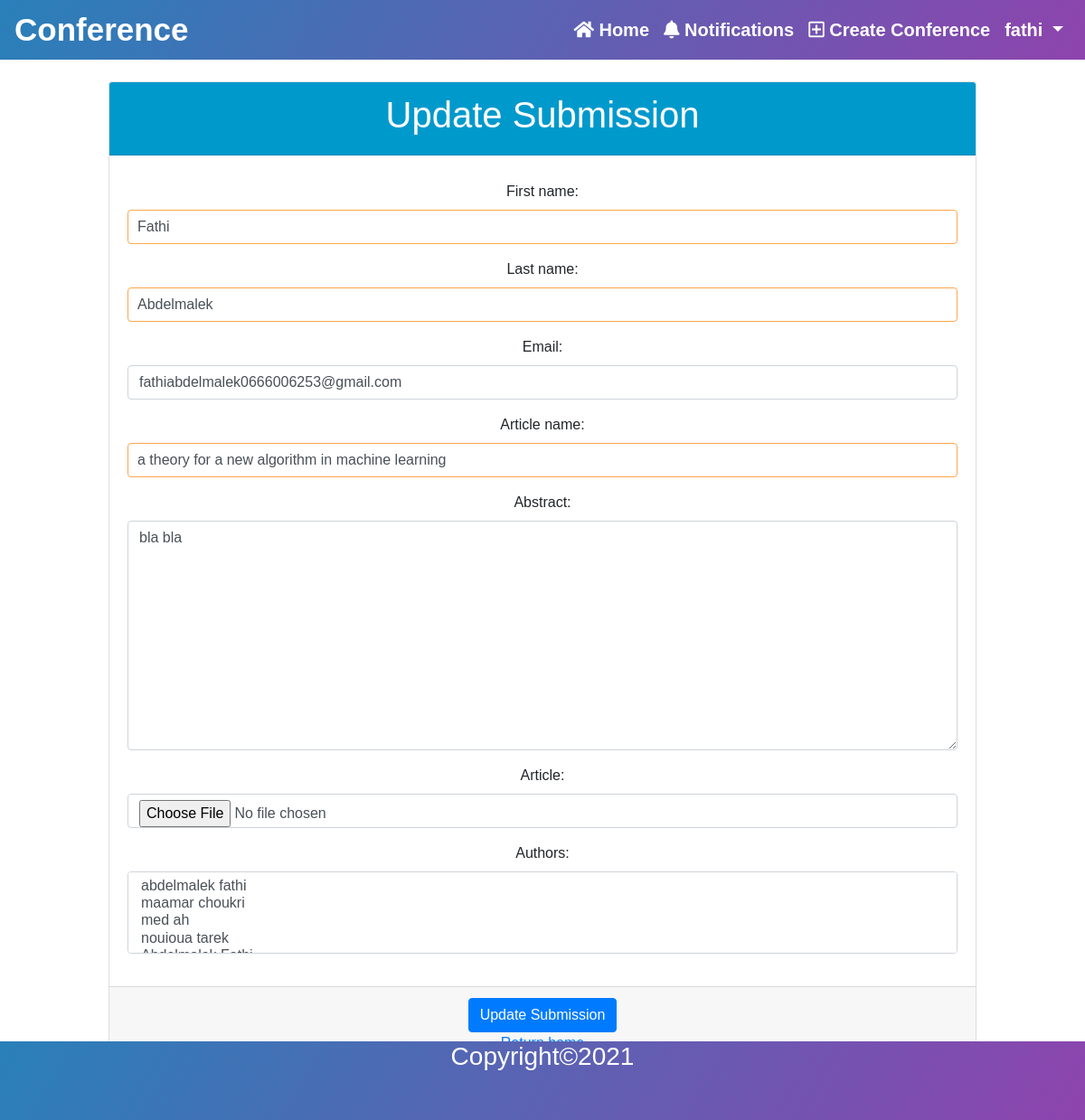
Page /submission/update/3/ (signed in) on the committed database.
### accounts/models.py (models this page shows, shortened)
class User(AbstractBaseUser):
    email = models.EmailField(verbose_name="email", max_length=254, unique=True)
    username = models.CharField(max_length=50, unique=True)
    first_name = models.CharField(max_length=20)
    last_name = models.CharField(max_length=20)
    date_joined = models.DateTimeField(verbose_name="join date", auto_now_add=True)
    last_login = models.DateTimeField(verbose_name="last login", auto_now=True)
    is_active = models.BooleanField(default=True)
    is_staff = models.BooleanField(default=False)
    is_admin = models.BooleanField(default=False)
    is_superuser = models.BooleanField(default=False)
    USERNAME_FIELD = 'email'
    REQUIRED_FIELDS = ['username', 'first_name', 'last_name']
    objects = UserManager()

### conferences/models.py (models this page shows, shortened)
class Submission(models.Model):
    STATUS = (
        (0, 'waiting'),
        (1, 'accepted'),
        (2, 'refused'),
        (3, 'confirmed'),
    )
    first_name = models.CharField(max_length=20)
    last_name = models.CharField(max_length=20)
    email = models.EmailField(verbose_name="email", max_length=254, unique=False)
    article_name = models.CharField(max_length=100)
    abstract = models.TextField(verbose_name='abstract')
    article = models.FileField(null=True, blank=True, upload_to='files')
    authors = models.ManyToManyField(Author, related_name='article_authors', null=True, blank=True)
    status = models.IntegerField(choices=STATUS, default=0)
    demand_date = models.DateTimeField(auto_now_add=True)
    user = models.ForeignKey(User, on_delete=models.CASCADE)
    conference = models.ForeignKey(Conference, on_delete=models.CASCADE)

### conferences/views.py (the view, shortened to what this page needs)
@method_decorator(login_required, name='dispatch')
class SubmissionUpdateView(generic.UpdateView):
    model = Submission
    form_class = SubmissionUpdateForm
    pk_url_kwarg = 'pk'

### conferences/forms.py
class SubmissionUpdateForm(forms.ModelForm):
    class Meta:
        model = Submission
        fields = ['first_name', 'last_name', 'email', 'article_name', 'abstract', 'article', 'authors']

### conferences/models.py (called while the page is built)
    def __str__(self):
        return self.last_name + " " + self.first_name

### conferences/templates/submissions/update.html (shortened to what this page needs)
{% extends 'base.html' %}
{% block content %}
    <div class="card text-center mt-4" style="margin: auto; width: 80%;">
        <form method="post" enctype="multipart/form-data">
            <div class="card-header" style="background-color: #0099cc; color: white;">
                <h1>Update Submission</h1>
            </div>
            {% include 'includes/form.html' %}
            <div class="card-footer text-muted">
                <button class="btn btn-primary">Update Submission</button>
            <div><a href="{% url 'home' %}">Return home</a></div>
            </div>
        </form>
    </div>
{% endblock %}

### templates/includes/nav.html (shortened to what this page needs)
<nav class="navbar navbar-expand-lg navbar-light sticky-top" >
    <a href="{% url 'home' %}"id="home">Conference</a>
    <div class="collapse navbar-collapse" id="navbarNavDropdown">
        <ul class="navbar-nav ml-auto ">
            <li class="nav-item ">
                <a href="{% url 'home' %}" class="nav-link">
                    <i class="fa fa-home"></i> Home
                </a>
            </li>
            {% if user.is_authenticated %}
                <li class="nav-item " >
                    <a href="{% url 'notifications' %}" class="nav-link "  >
                        <i class="fas fa-bell"></i> Notifications
                    </a>
                </li>
                <li class="nav-item ">
                    <a href="{% url 'conference_create' %}" class="nav-link" >
                        <i class="far fa-plus-square"></i> Create Conference
                    </a>
                </li>
                <div class="dropdown" >
                    <li class="nav-item " >
                        <a href="#" class=" nav-link  dropdown-toggle"
                           role="button" id="dropdownMenuLink"
                           data-toggle="dropdown" aria-haspopup="true" aria-expanded="false" >
                            {{user.username}}
                        </a>
                    </li>
                </div>
            {% endif %}
        </ul>
    </div>
</nav>

### templates/includes/form.html (shortened to what this page needs)
{% load widget_tweaks %}
<div class="card-body">
    {% for field in form %}
        <div class="form-group">
            {{ field.label_tag }}
            {% if form.is_bound %}
                {% if field.errors %}
                    {% render_field field class="form-control is-invalid" %}
                    {% for error in field.errors %}
                        <div class="invalid-feedback">{{ error }}</div>
                    {% endfor %}
                {% else %}
                    {% render_field field class="is-valid" %}
                {% endif %}
            {% else %}
                {% render_field field class="form-control" %}
            {% endif %}
        </div>
    {% endfor %}
</div>

### static/css/nav.css (style rules this page uses)
#home { font-size:35px; font-weight: bold; color: #fff; padding-left: 0; line-height: 50px; text-decoration: none; }
.navbar-light { background: linear-gradient(120deg,#2980b9,#8e44ad); }
nav ul li a { color: white !important; line-height: 20px; text-decoration: none; font-size: 20px; padding-bottom: 10px; font-weight: bold; }

### static/css/sidebar.css (style rules this page uses)
div form input[type=text] { padding-left: 10px; border:1px solid #ffa64d; outline-color: #ffa64d ; }

### static/css/home.css (style rules this page uses)
* { font-family: sans-serif; }

### rows in the picture
User: username "fathi"
Submission: first_name "Fathi" "Abdelmalek" "fathiabdelmalek0666006253@gmail.com" "a theory for a new algorithm in machine learning" "bla bla"

### other values in the picture
{{ field.label_tag }} "First name:" "Last name:" "Email:" "Article name:" "Abstract:" "Article:" "Authors:"
